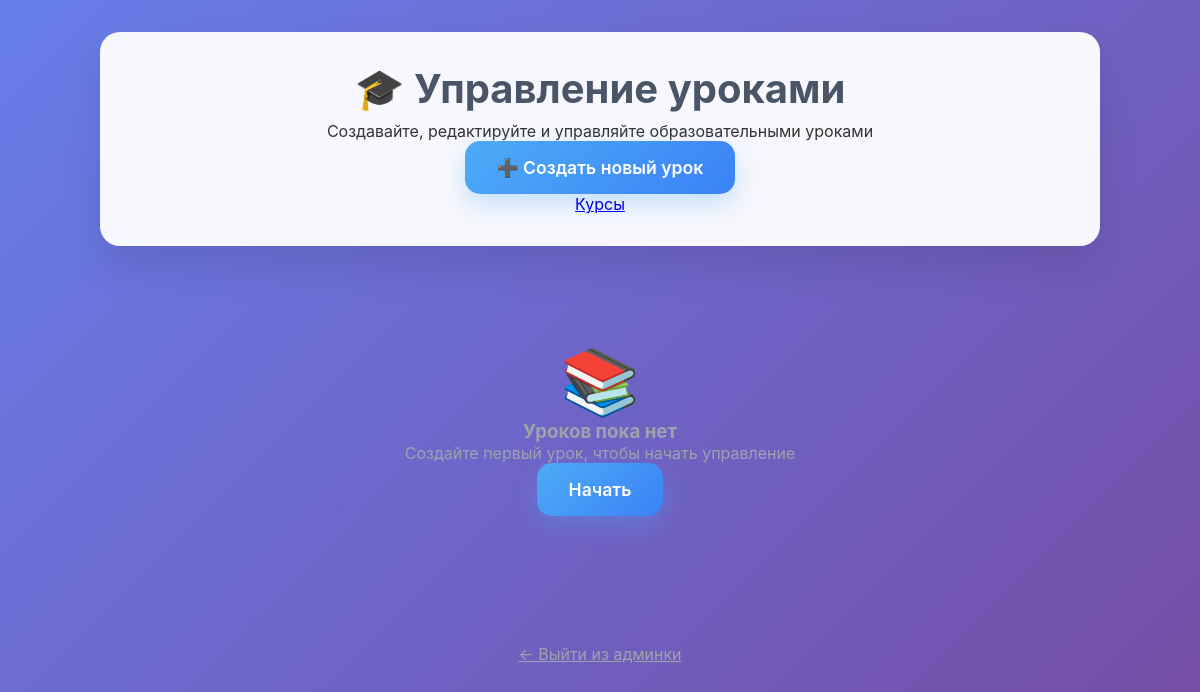
The app's page /course-admin/lessons.php, older data.
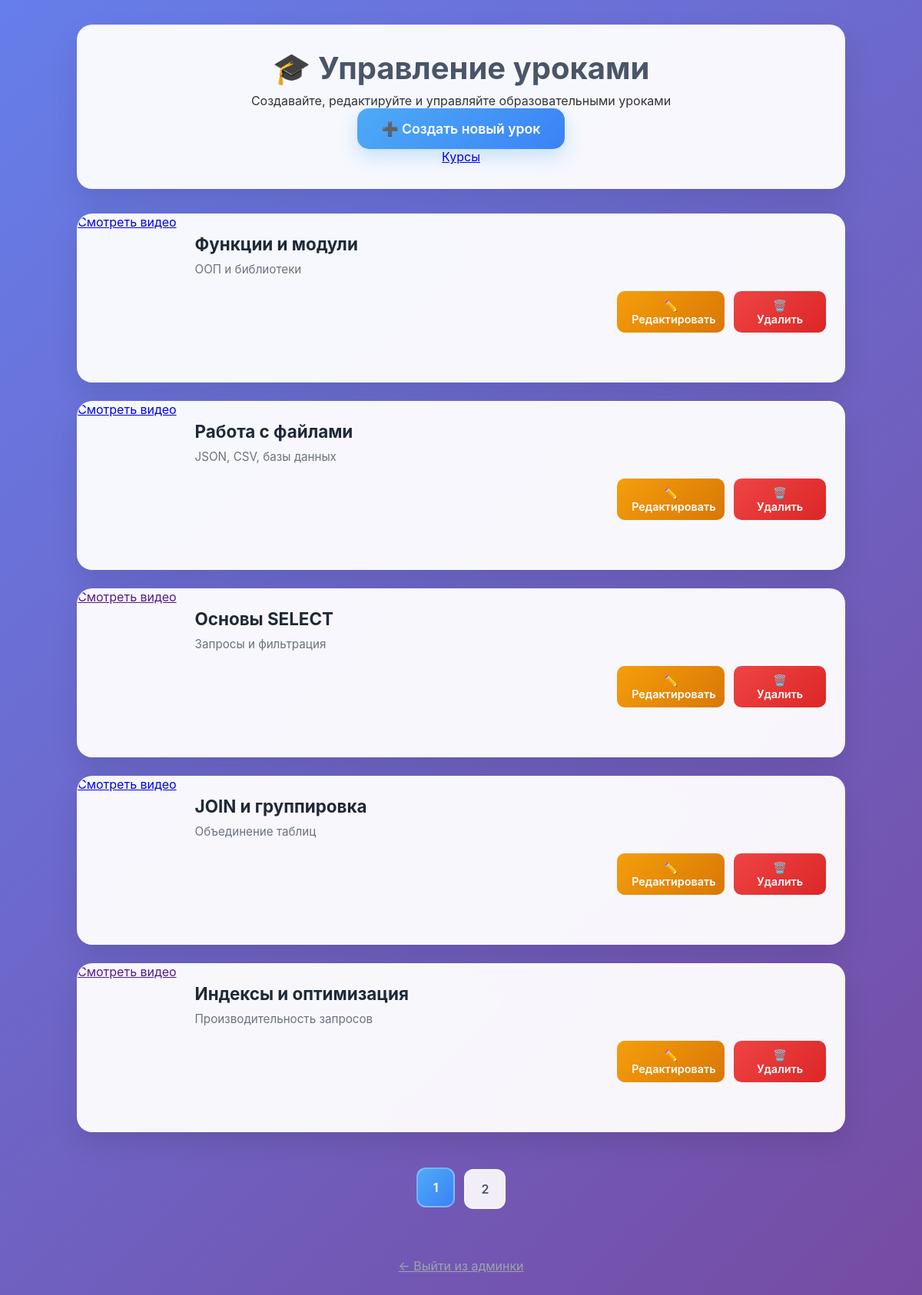
The same page, newer data.
### tables this page shows
CREATE TABLE `lessons` (
  `id` int NOT NULL,
  `id_course` int NOT NULL,
  `name` varchar(50) NOT NULL,
  `description` text NOT NULL,
  `video_link` varchar(255) DEFAULT NULL,
  `hours` int NOT NULL
);

### course-admin/lessons.php (the view, shortened to what this page needs)
<?php
$mysqli = getDBConnection();
$page = isset($_GET['page']) ? (int)$_GET['page'] : 1;
$limit = 5;
$offset = ($page - 1) * $limit;
$stmt = $mysqli->prepare("SELECT * FROM lessons");
$stmt->execute();
$lessons = $stmt->get_result()->fetch_all(MYSQLI_ASSOC);
$totalLessons = count($lessons);
$totalPages = ceil($totalLessons / $limit);
?>
<!DOCTYPE html>
<html lang="en">
<head>
    <link rel="stylesheet" href="./styles/main.css">
</head>
<body>
    <div class="admin-container">
        <header class="header">
            <h1>🎓 Управление уроками</h1>
            <p>Создавайте, редактируйте и управляйте образовательными уроками</p>
            <a href="lesson_add.php" class="btn">➕ Создать новый урок</a>
            <nav>
                <a href="courses.php">Курсы</a><a href=""></a>
            </nav>
        </header>
        <?php if (empty($lessons)): ?>
            <div class="empty-state">
                <div style="font-size: 4rem;">📚</div>
                <h3>Уроков пока нет</h3>
                <p>Создайте первый урок, чтобы начать управление</p>
                <a href="lesson_add.php" class="btn">Начать</a>
            </div>
        <?php else: ?>
            <div class="courses-list">
                <?php foreach (array_slice($lessons, $offset, $limit) as $lesson): ?>
                    <div class="course-card">
                        <a href="<?= htmlspecialchars($lesson['video_link']) ?>">Смотреть видео</a>
                        <div class="course-content">
                            <div class="course-header">
                                <h3 class="course-title"><?= htmlspecialchars($lesson['name']) ?></h3>
                                <?php if ($lesson['description']): ?>
                                    <p class="course-description"><?= htmlspecialchars($lesson['description']) ?></p>
                                <?php endif; ?>
                                <div class="course-actions">
                                    <a href="lesson_edit.php?id=<?= $lesson['id'] ?>" class="btn-small btn-edit">
                                        ✏️ Редактировать
                                    </a>
                                    <a href="lesson_delete.php?id=<?= $lesson['id'] ?>"
                                        class="btn-small btn-delete"
                                        onclick="return confirm('Удалить курс «<?= htmlspecialchars($lesson['name']) ?>»?')">
                                        🗑️ Удалить
                                    </a>
                                </div>
                            </div>
                        </div>
                    </div>
                <?php endforeach; ?>
            </div>
            <?php if ($totalPages > 1): ?>
                <div class="pagination">
                    <?php for ($i = 1; $i <= $totalPages; $i++): ?>
                        <a href="?page=<?= $i ?>"
                            class="page-link <?= $i === $page ? 'active' : '' ?>">
                            <?= $i ?>
                        </a>
                    <?php endfor; ?>
                </div>
            <?php endif; ?>
        <?php endif; ?>
        <div style="text-align: center; margin-top: 3rem; padding: 1rem; color: #9ca3af;">
            <a href="index.php" style="color: inherit;">← Выйти из админки</a>
        </div>
    </div>
</body>
</html>

### course-admin/styles/main.css (style rules this page uses)
* { margin: 0; padding: 0; box-sizing: border-box; }
body { background: linear-gradient(135deg, #667eea 0%, #764ba2 100%); min-height: 100vh; font-family: -apple-system, BlinkMacSystemFont, 'Segoe UI', Roboto, sans-serif; color: #333; padding: 2rem; }
.admin-container { max-width: 1000px; margin: 0 auto; }
.header { background: rgba(255, 255, 255, 0.95); backdrop-filter: blur(20px); border-radius: 20px; padding: 2rem; margin-bottom: 2rem; box-shadow: 0 20px 40px rgba(0, 0, 0, 0.1); text-align: center; }
.header h1 { color: #4a5568; font-size: 2.5rem; font-weight: 700; margin-bottom: 0.5rem; }
.btn { display: inline-block; padding: 1rem 2rem; background: linear-gradient(135deg, #4dabf7 0%, #3b82f6 100%); color: white; text-decoration: none; border-radius: 15px; font-weight: 600; font-size: 1.1rem; transition: all 0.3s ease; box-shadow: 0 10px 25px rgba(77, 171, 247, 0.3); }
.courses-list { display: flex; flex-direction: column; gap: 1.5rem; margin-bottom: 3rem; }
.course-card { background: rgba(255, 255, 255, 0.95); backdrop-filter: blur(20px); border-radius: 20px; overflow: hidden; box-shadow: 0 15px 35px rgba(0, 0, 0, 0.1); transition: all 0.3s ease; border: 1px solid rgba(255, 255, 255, 0.2); display: flex; height: 220px; }
.course-content { flex: 1; padding: 1.5rem; display: flex; flex-direction: column; justify-content: space-between; }
.course-header { flex-grow: 1; }
.course-title { font-size: 1.4rem; font-weight: 700; color: #1f2937; margin-bottom: 0.5rem; line-height: 1.3; }
.course-description { color: #6b7280; margin-bottom: 1rem; line-height: 1.5; font-size: 0.95rem; }
.course-actions { display: flex; gap: 0.75rem; justify-content: flex-end; }
.btn-small { padding: 0.6rem 1.2rem; font-size: 0.9rem; text-align: center; border-radius: 10px; font-weight: 600; text-decoration: none; transition: all 0.3s ease; }
.btn-edit { background: linear-gradient(135deg, #f59e0b 0%, #d97706 100%); color: white; flex: 1; max-width: 140px; }
.btn-delete { background: linear-gradient(135deg, #ef4444 0%, #dc2626 100%); color: white; flex: 1; max-width: 120px; }
.pagination { display: flex; justify-content: center; gap: 0.75rem; flex-wrap: wrap; }
.page-link { padding: 0.875rem 1.25rem; background: rgba(255, 255, 255, 0.9); color: #4a5568; text-decoration: none; border-radius: 12px; font-weight: 600; transition: all 0.3s ease; border: 2px solid rgba(255, 255, 255, 0.3); }
.page-link:hover, .page-link.active { background: linear-gradient(135deg, #4dabf7 0%, #3b82f6 100%); color: white; transform: translateY(-2px); }
.empty-state { text-align: center; padding: 4rem 2rem; color: #9ca3af; }

Row changes from the older to the newer data that the page shows:
added lessons: name "Функции и модули", description "ООП и библиотеки"
added lessons: name "Работа с файлами", description "JSON, CSV, базы данных"
added lessons: name "Основы SELECT", description "Запросы и фильтрация"
added lessons: name "JOIN и группировка", description "Объединение таблиц"
added lessons: name "Индексы и оптимизация", description "Производительность запросов"
Text that changed along with them:
new list line: "1"
new list line: "2"
text no longer shown: "📚 Уроков пока нет Создайте первый урок, чтобы начать управление Начать"
